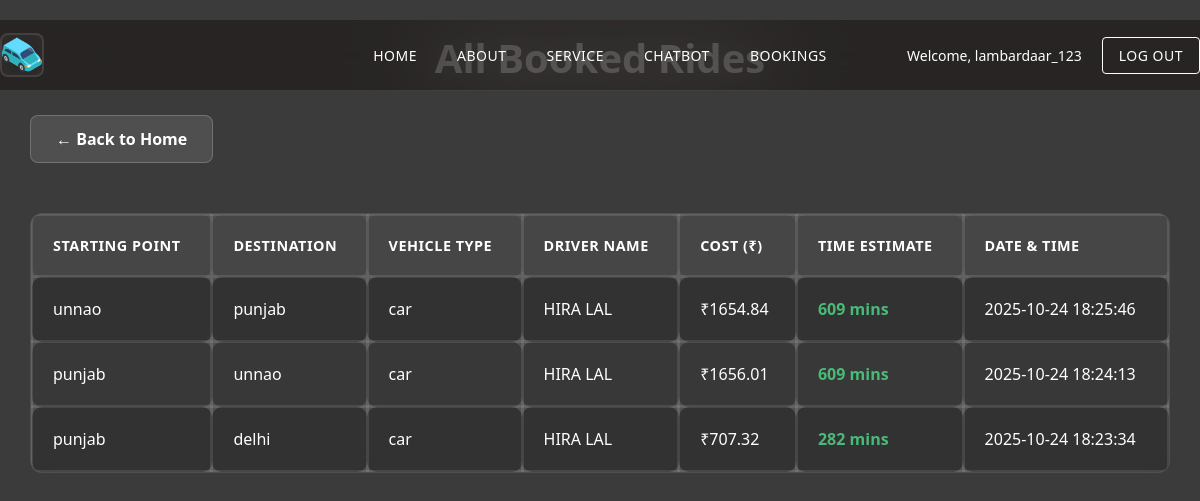
The app's page /chat/bookings (signed in) with its own data.
### chat_bot/models.py (models this page shows, shortened)
class Rides(models.Model):
    user = models.ForeignKey(User, on_delete=models.CASCADE)
    starting_point = models.CharField(max_length=255)
    destination = models.CharField(max_length=255)
    vehicle_type = models.CharField(max_length=50)
    driver_name = models.CharField(max_length=100)
    cost = models.DecimalField(max_digits=10, decimal_places=2)
    time_estimate = models.CharField(max_length=50)
    date_time = models.DateTimeField(auto_now_add=True)

### chat_bot/views.py (the view)
# urls.py: path('bookings',views.booking,name='bookings')
def booking(request):
    bkng = Rides.objects.filter(user=request.user).order_by('-date_time')
    return render(request,'booking.html',{'bkng':bkng})

### tax_fare/templates/booking.html (shortened to what this page needs)
{%extends "layout.html"%}
{%load static%}
{%block content%}
<!DOCTYPE html>
<html>
<head>
</head>
<link rel="stylesheet" href="{%static 'css/booling.css'%}">
<body>
     <div class="container">
        <h2>All Booked Rides</h2>
        <a href="{% url 'home' %}" class="back-link">
            ← Back to Home
        </a>
        <table>
            <thead>
                <tr>
                    <th>Starting Point</th>
                    <th>Destination</th>
                    <th>Vehicle Type</th>
                    <th>Driver Name</th>
                    <th>Cost (₹)</th>
                    <th>Time Estimate</th>
                    <th>Date & Time</th>
                </tr>
            </thead>
            <tbody>
                {% for ride in bkng %}
                 {% if user.is_authenticated %}
                <tr>
                    <td>{{ ride.starting_point }}</td>
                    <td>{{ ride.destination }}</td>
                    <td>{{ ride.vehicle_type }}</td>
                    <td>{{ ride.driver_name }}</td>
                    <td>₹{{ ride.cost }}</td>
                    <td>{{ ride.time_estimate }}</td>
                    <td>{{ ride.date_time|date:"Y-m-d H:i:s" }}</td>
                </tr>
                {%endif%}
                {% empty %}
                <tr>
                    <td colspan="8" class="empty-state">No rides booked yet.</td>
                </tr>
                {% endfor %}
            </tbody>
        </table>
    </div>
</body>
</html>
{%endblock%}

### tax_fare/templates/header.html (shortened to what this page needs)
{%load static%}
<link rel="stylesheet" href="{%static 'css/header.css'%}">
<nav>
    <div class="nav-container">
        <div class="nav-left">
            <div class="logo">
                <img src="{%static 'image/logo_2.png'%}" alt="">
            </div>
        </div>
        <div class="nav-center">
            <div class="nav-links">
                <a href="{%url 'home' %}">Home</a>
                <a href="{%url 'about'%}">About</a>
                <a href="#services">Service</a>
                 {% if user.is_authenticated %}
                <a href="{% url 'chatbot' %}">chatbot</a>
                <a href="{% url 'chatbot:bookings'%}">Bookings</a>
                {% endif %}
            </div>
        </div>
        <div class="nav-right">
            {% if user.is_authenticated %}
            <div class="user-actions">
                <span class="user-welcome">Welcome, {{ user.username }}</span>
                <a href="{%url 'logout'%}" class="logout-btn">Log Out</a>
            </div>
            {% else %}
            <div class="auth-actions">
                <a href="{% url 'login' %}" class="auth-btn">Login</a>
                <a href="{% url 'register' %}" class="auth-btn primary">Sign Up</a>
            </div>
            {% endif %}
        </div>
    </div>
</nav>

### tax_fare/static/css/header.css (style rules this page uses)
nav { background: rgba(27, 23, 23, 0.6); backdrop-filter: blur(50px) saturate(180%); -webkit-backdrop-filter: blur(50px) saturate(180%); color: #ffffff; border-bottom: 1px solid rgba(255, 255, 255, 0.1); border-radius: 40px; padding: 0 40px; height: 70px; margin: 20px auto 0 auto; width: 100%; max-width: 1200px; display: flex; align-items: center; justify-content: center; position: fixed; top: 0; left: 50%; transform: translateX(-50%); z-index: 1000; transition: all 0.3s ease; }
body { padding-top: 100px; }
.nav-container { display: flex; align-items: center; justify-content: space-between; height: 100%; width: 100%; max-width: 1400px; margin: 0 auto; }
.nav-left, .nav-center, .nav-right { flex: 1; display: flex; align-items: center; }
.nav-center { justify-content: center; }
.nav-right { justify-content: flex-end; }
.logo { width: 40px; height: 40px; display: flex; align-items: center; justify-content: center; border-radius: 8px; overflow: hidden; border: 2px solid rgba(255, 255, 255, 0.1); background: rgba(255, 255, 255, 0.05); backdrop-filter: blur(10px); }
.logo img { width: 100%; height: 100%; object-fit: cover; transition: all 0.3s ease; border-radius: 6px; }
.nav-links { display: flex; gap: 40px; align-items: center; }
.nav-links a { text-decoration: none; color: #ffffff; font-size: 14px; font-weight: 500; letter-spacing: 0.5px; text-transform: uppercase; transition: all 0.3s ease; position: relative; padding: 8px 0; }
.nav-links a::after { content: ''; position: absolute; bottom: 0; left: 0; width: 0; height: 2px; background: #ffffff; transition: width 0.3s ease; }
.user-actions { display: flex; align-items: center; gap: 20px; }
.user-welcome { font-size: 14px; color: #ffffff; font-weight: 500; }
.logout-btn { text-decoration: none; color: #ffffff; font-size: 14px; font-weight: 500; padding: 8px 16px; border: 1px solid #ffffff; border-radius: 4px; transition: all 0.3s ease; text-transform: uppercase; letter-spacing: 0.5px; }

### tax_fare/static/css/booling.css (style rules this page uses)
body { font-family: 'Segoe UI', Tahoma, Geneva, Verdana, sans-serif; padding: 30px; background: #3c3b3b; min-height: 100vh; position: relative; overflow-x: hidden; color: #ffffff; margin: 0; }
body::before { content: ''; position: fixed; top: 0; left: 0; width: 100%; height: 100%; background-image: radial-gradient(2px 2px at 20% 30%, white, transparent), radial-gradient(2px 2px at 60% 70%, white, transparent), radial-gradient(1px 1px at 50% 50%, white, transparent), radial-gradient(1px 1px at 80% 10%, white, transparent), radial-gradient(2px 2px at 90% 60%, white, transparent), radial-gradient(1px 1px at 33% 80%, white, transparent), radial-gradient(1px 1px at 15% 60%, white, transparent); background-size: 200% 200%; background-position: 0% 0%; animation: stars 60s ease-in-out infinite; pointer-events: none; opacity: 0.4; z-index: 1; }
h2 { text-align: center; color: #ffffff; font-size: 2.5rem; margin-bottom: 30px; text-shadow: 0 0 20px rgba(255, 255, 255, 0.2); position: relative; z-index: 2; }
.container { max-width: 1200px; margin: 0 auto; position: relative; z-index: 2; }
.back-link { display: inline-flex; align-items: center; text-decoration: none; color: #ffffff; background: rgba(255, 255, 255, 0.1); padding: 12px 25px; border-radius: 8px; margin-bottom: 25px; font-weight: 600; transition: all 0.3s ease; border: 1px solid rgba(255, 255, 255, 0.2); backdrop-filter: blur(10px); }
table { width: 100%; border-collapse: collapse; margin-top: 25px; background: rgba(87, 86, 86, 0.8); border-radius: 12px; overflow: hidden; backdrop-filter: blur(10px); border: 1px solid rgba(255, 255, 255, 0.1); position: relative; z-index: 2; }
th, td { text-align: left; padding: 20px; border: 3px solid rgba(255, 255, 255, 0.1); border-radius: 10px; color: #ffffff; }
th { background: rgba(255, 255, 255, 0.1); color: #ffffff; font-weight: 600; text-transform: uppercase; letter-spacing: 0.5px; font-size: 0.9rem; border-bottom: 2px solid rgba(255, 255, 255, 0.2); }
tr { background: rgba(30, 30, 30, 0.6); transition: all 0.3s ease; }
tr:nth-child(even) { background: rgba(40, 40, 40, 0.6); }
td:nth-child(6) { font-weight: 600; color: #48bb78; }

### records on screen
Rides: starting_point "unnao", destination "punjab", vehicle_type "car", driver_name "HIRA LAL", cost "1654.84", time_estimate "609 mins", date_time "2025-10-24 18:25:46"
Rides: starting_point "punjab", destination "unnao", vehicle_type "car", driver_name "HIRA LAL", cost "1656.01", time_estimate "609 mins", date_time "2025-10-24 18:24:13"
Rides: starting_point "punjab", destination "delhi", vehicle_type "car", driver_name "HIRA LAL", cost "707.32", time_estimate "282 mins", date_time "2025-10-24 18:23:34"

### other values on screen
{{ user.username }} "lambardaar_123"
